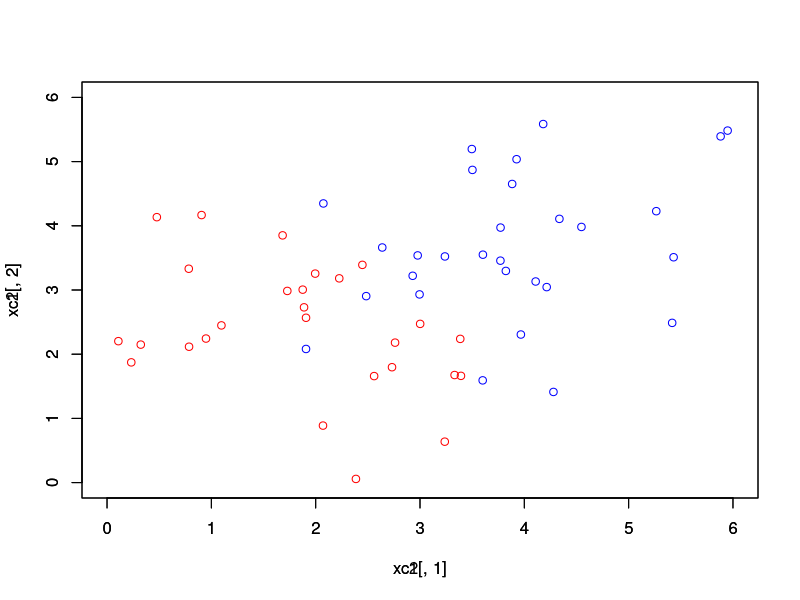
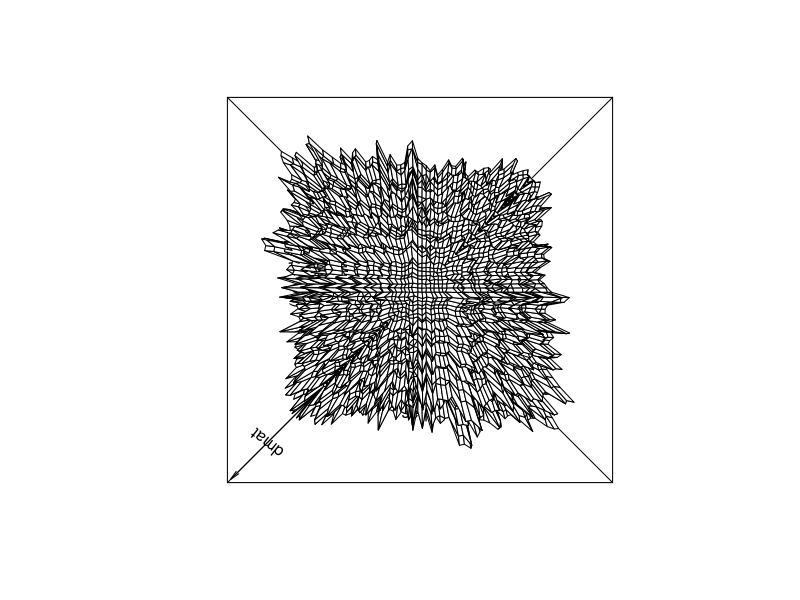
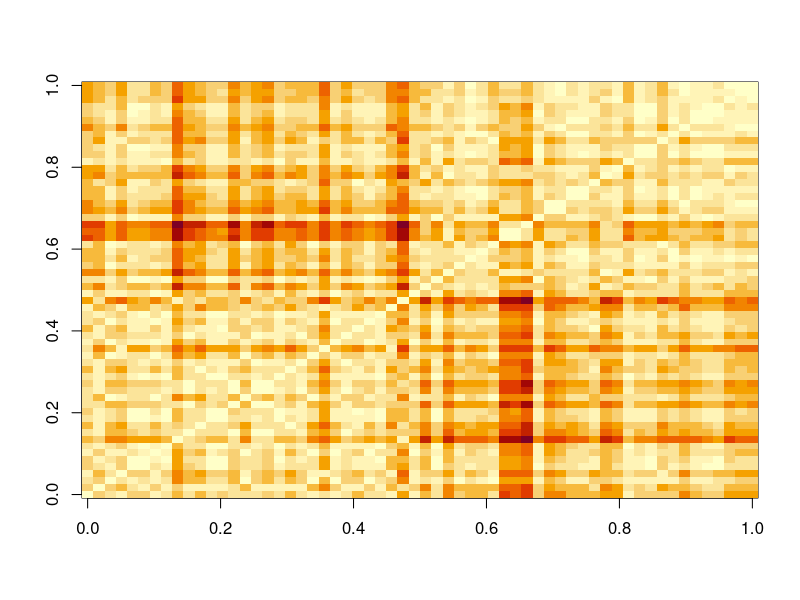

These figures' R source, in order:
rm(list = ls());

# k é 
ourKNN <- function(xTeste, xin, yin, k){
    #byrow faz o preenchimento por linha
    xRepete <- matrix(xTeste, byrow=T, nrow = dim(xin)[1], ncol = dim(xin)[2])
    dmat1 <- rowSums((xRepete - xin)*(xRepete - xin))
  
    # matriz1 %*% matriz2 -> símbolo para multiplicação de matriz
    # matriz1 * matriz2 -> multiplicação elemento a elemento, ou seja, eleva ao quadrado cada elemento

    seqNN <- order(dmat1)
    yhat <- sign(sum(y[seqNN[1:k]]))
    return(yhat)
}

ourKNNponderado <- function(xt, xin, yin, k, h){
    xrep <- matrix(xt, byrow = T, nrow = dim(xin)[1], ncol = dim(xin)[2])
    
    dmat1 <- data.matrix(rowSums((xrep - xin) * (xrep - xin)))
    seqNN <- order(dmat1)
    Yknn <- yin[seqNN[1:k]]
    
    xx <- exp(-dmat1[seqNN[1:k]] / h^2)
    yhat <- sign(sum(Yknn * xx))
    
    return(yhat)
}


N1 <- 30
xc1 <- matrix(rnorm(N1*2,sd=1.2),ncol = 2, nrow = N1)+matrix(c(2,2),ncol=2,nrow = N1)

N2 <- 30
xc2 <- matrix(rnorm(N1*2,sd=1.2),ncol = 2, nrow = N1)+matrix(c(4,4),ncol=2,nrow = N2)

#xlim e ylim são os limites do gráfico, que faz ser exibido de 0 até 6
plot(xc1[,1],xc1[,2],col='red', xlim = c(0,6), ylim = c(0,6))
par(new=T)
plot(xc2[,1],xc2[,2],col='blue', xlim = c(0,6), ylim = c(0,6))

#Juntando as duas matrizes em uma só agora
x <- rbind(xc1,xc2)
# criamos uma matrix de -1 e 1
y <- rbind(matrix(-1,ncol = 1, nrow = N1), matrix(1,ncol = 1, nrow = N2))

# esse 'T' é de True, o dmat é distancia 'mat'
dmat <- data.matrix(dist(x,method = "euclidean", diag = T, upper = T)) 

persp(seq(1:60), seq(1:60), dmat, phi = 90)

image(dmat)

xTeste <- x[32,]

yhat <- ourKNN(xTeste,x,y,3)

